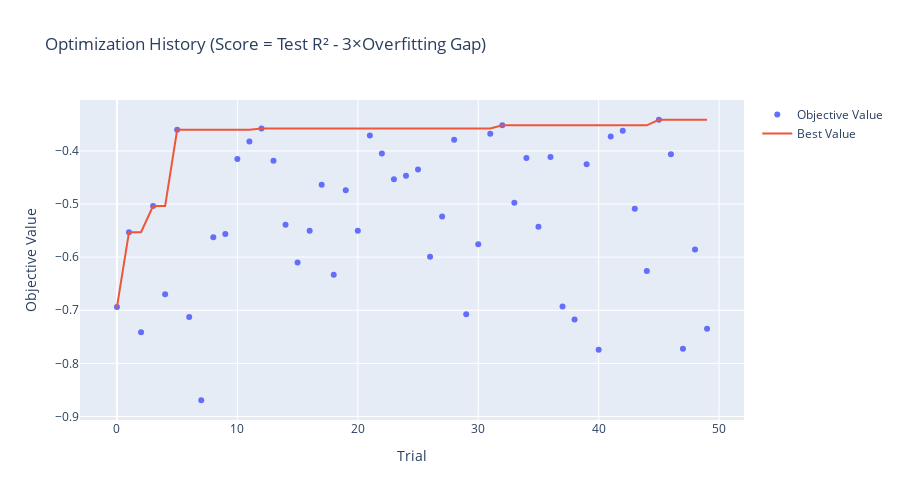
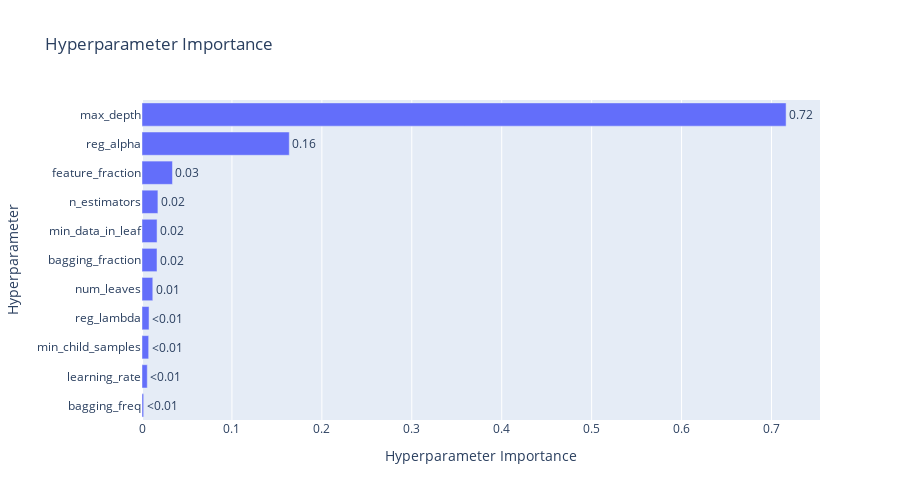

These figures' notebook cell, in order:
### Code cell
# Visualize optimization history
fig1 = plot_optimization_history(study)
fig1.update_layout(
    title="Optimization History (Score = Test R² - 3×Overfitting Gap)",
    width=900,
    height=500
)
fig1.show()

# Visualize parameter importance
fig2 = plot_param_importances(study)
fig2.update_layout(
    title="Hyperparameter Importance",
    width=900,
    height=500
)
fig2.show()

### Figure 1 — Plotly figure (JSON) as saved in the notebook; plotly's stock layout.template omitted (floating-point values rounded to 4 significant figures)
{"data": [{"mode": "markers", "name": "Objective Value", "type": "scatter", "x": [0, 1, 2, 3, 4, 5, 6, 7, 8, 9, 10, 11, 12, 13, 14, 15, 16, 17, 18, 19, 20, 21, 22, 23, 24, 25, 26, 27, 28, 29, 30, 31, 32, 33, 34, 35, 36, 37, 38, 39, 40, 41, 42, 43, 44, 45, 46, 47, 48, 49], "y": [-0.6938, -0.5529, -0.7416, -0.5039, -0.67, -0.3601, -0.7128, -0.8695, -0.5624, -0.5565, -0.4151, -0.3821, -0.3579, -0.4184, -0.5391, -0.61, -0.5503, -0.4635, -0.6329, -0.4742, -0.5505, -0.3707, -0.4047, -0.4534, -0.4469, -0.4351, -0.5994, -0.5234, -0.379, -0.7077, -0.5759, -0.3676, -0.3518, -0.4973, -0.4133, -0.5428, -0.4115, -0.6927, -0.7172, -0.4249, -0.7742, -0.3728, -0.3621, -0.5088, -0.6262, -0.3413, -0.4061, -0.7726, -0.5857, -0.735]}, {"mode": "lines", "name": "Best Value", "type": "scatter", "x": [0, 1, 2, 3, 4, 5, 6, 7, 8, 9, 10, 11, 12, 13, 14, 15, 16, 17, 18, 19, 20, 21, 22, 23, 24, 25, 26, 27, 28, 29, 30, 31, 32, 33, 34, 35, 36, 37, 38, 39, 40, 41, 42, 43, 44, 45, 46, 47, 48, 49], "y": [-0.6938, -0.5529, -0.5529, -0.5039, -0.5039, -0.3601, -0.3601, -0.3601, -0.3601, -0.3601, -0.3601, -0.3601, -0.3579, -0.3579, -0.3579, -0.3579, -0.3579, -0.3579, -0.3579, -0.3579, -0.3579, -0.3579, -0.3579, -0.3579, -0.3579, -0.3579, -0.3579, -0.3579, -0.3579, -0.3579, -0.3579, -0.3579, -0.3518, -0.3518, -0.3518, -0.3518, -0.3518, -0.3518, -0.3518, -0.3518, -0.3518, -0.3518, -0.3518, -0.3518, -0.3518, -0.3413, -0.3413, -0.3413, -0.3413, -0.3413]}, {"marker": {"color": "#cccccc"}, "mode": "markers", "name": "Infeasible Trial", "showlegend": false, "type": "scatter", "x": [], "y": []}], "layout": {"height": 500, "title": {"text": "Optimization History (Score = Test R² - 3×Overfitting Gap)"}, "width": 900, "xaxis": {"title": {"text": "Trial"}}, "yaxis": {"title": {"text": "Objective Value"}}}}

### Figure 2 — Plotly figure (JSON) as saved in the notebook; plotly's stock layout.template omitted (floating-point values rounded to 4 significant figures)
{"data": [{"cliponaxis": false, "hovertemplate": ["bagging_freq (IntDistribution): 0.0018703709092589636<extra></extra>", "learning_rate (FloatDistribution): 0.005867660005362285<extra></extra>", "min_child_samples (IntDistribution): 0.007420497202452045<extra></extra>", "reg_lambda (FloatDistribution): 0.007826282122137847<extra></extra>", "num_leaves (IntDistribution): 0.011993044110297852<extra></extra>", "bagging_fraction (FloatDistribution): 0.01669311588308547<extra></extra>", "min_data_in_leaf (IntDistribution): 0.016743283283899086<extra></extra>", "n_estimators (IntDistribution): 0.017689646963437996<extra></extra>", "feature_fraction (FloatDistribution): 0.033887992215372996<extra></extra>", "reg_alpha (FloatDistribution): 0.1637714392120636<extra></extra>", "max_depth (IntDistribution): 0.7162366680926321<extra></extra>"], "name": "Objective Value", "orientation": "h", "text": ["<0.01", "<0.01", "<0.01", "<0.01", "0.01", "0.02", "0.02", "0.02", "0.03", "0.16", "0.72"], "textposition": "outside", "type": "bar", "x": [0.00187, 0.005868, 0.00742, 0.007826, 0.01199, 0.01669, 0.01674, 0.01769, 0.03389, 0.1638, 0.7162], "y": ["bagging_freq", "learning_rate", "min_child_samples", "reg_lambda", "num_leaves", "bagging_fraction", "min_data_in_leaf", "n_estimators", "feature_fraction", "reg_alpha", "max_depth"]}], "layout": {"height": 500, "title": {"text": "Hyperparameter Importance"}, "width": 900, "xaxis": {"title": {"text": "Hyperparameter Importance"}}, "yaxis": {"title": {"text": "Hyperparameter"}}}}
